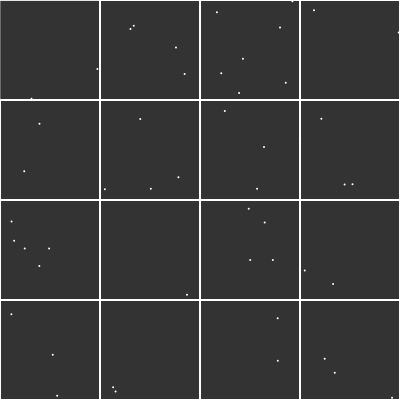
Frame 1 (no input)
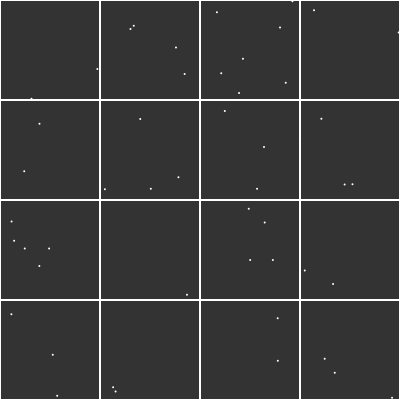
Frame 60 (no input)
Frame 120 (the mouse pressed at the canvas centre since frame 60): identical to frame 60, image omitted

The p5.js sketch that drew these frames (run headless with seeded random() and noise() and a simulated clock; from frame 60 on, the mouse is pressed at the canvas centre):

// p5.js sketch
// ── sketch.js
let quadtree;

function setup() {
    createCanvas(400,400);
    const rect = new Rectangle(200,200,200,200)
    quadtree = new QuadTree(rect,4);

    for( let i = 0; i < 50; i++ ) {
        const p = new Point(random(width), random(height));
        quadtree.insert(p);
    }

    console.log(quadtree);
}

function draw() {
    background(51);
    quadtree.show();
}
// ── quadtree.js
function Point(x,y) {
    this.x = x;
    this.y = y;
}

function Rectangle(x,y,w,h) {
    this.x = x; // center X
    this.y = y;
    this.w = w; // half size
    this.h = h;

    this.contains = function(point) {
        return (
            point.x >= this.x-this.w &&
            point.x <= this.x+this.w &&
            point.y >= this.y-this.h &&
            point.y <= this.y+this.h
        );
    }
}

function QuadTree(boundary, n=4) {
    this.boundary = boundary;
    this.capacity = n;
    this.points = [];
    this.divided = false;

    this.insert = function(point) {
        if(!this.boundary.contains(point)) {
            return false;
        }

        if( this.points.length < this.capacity ) {
            this.points.push(point);
            return true;
        } else {
            this.subdivide();
            if( this.topRight.insert(point) ) {
                return true;
            } else if( this.topLeft.insert(point) ) {
                return true;
            } else if( this.bottomRight.insert(point) ) {
                return true;
            } else if( this.bottomLeft.insert(point) ) {
                return true;
            }
        }
    }

    this.subdivide = function() {
        if( this.divided) {
            return;
        }
        const tr = new Rectangle(this.boundary.x+this.boundary.w/2, this.boundary.y-this.boundary.h/2,this.boundary.w/2, this.boundary.h/2);
        this.topRight = new QuadTree(tr,this.capacity);
        const tl = new Rectangle(this.boundary.x-this.boundary.w/2, this.boundary.y-this.boundary.h/2,this.boundary.w/2, this.boundary.h/2);
        this.topLeft = new QuadTree(tl,this.capacity);
        const br = new Rectangle(this.boundary.x+this.boundary.w/2, this.boundary.y+this.boundary.h/2,this.boundary.w/2, this.boundary.h/2);
        this.bottomRight = new QuadTree(br,this.capacity);
        const bl = new Rectangle(this.boundary.x-this.boundary.w/2, this.boundary.y+this.boundary.h/2,this.boundary.w/2, this.boundary.h/2);
        this.bottomLeft = new QuadTree(bl,this.capacity);
        this.divided = true;
    }

    this.show = function() {
        stroke(255);
        noFill();
        rectMode(CENTER);
        rect(this.boundary.x, this.boundary.y, this.boundary.w*2, this.boundary.h*2);
        if( this.divided ) {
            this.topLeft.show();
            this.topRight.show();
            this.bottomRight.show();
            this.bottomLeft.show();
        }
        strokeWeight(2);
        this.points.forEach(p=>point(p.x, p.y));
    }
}
